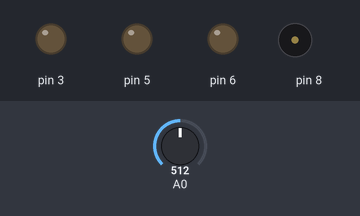
The sketch below on a simulated Arduino Uno, built with avr-gcc and run on an emulated ATmega328P. Shown: output pins drawn as LEDs (lit = HIGH), buzzer (waves = sounding). The inputs (shaded band) are chosen by the test bench; at power-on: A0 = 512.

Above: at 1.2 s.
1.3 s: A0 set to 529
At 2.2 s:
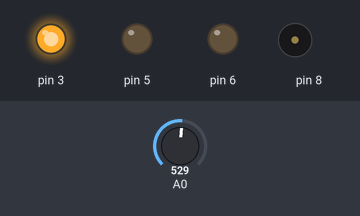
4.3 s: A0 set to 511
At 5.0 s:
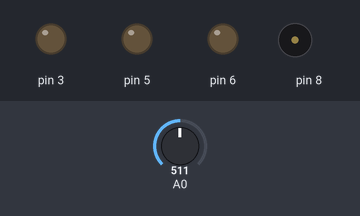
6.1 s: A0 set to 716
At 8.9 s:
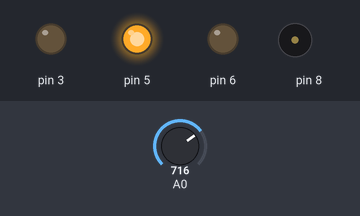
9.1 s: A0 set to 502
At 10.4 s:
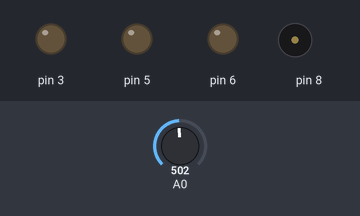
Timing chart, 0 to 11.8 s (numbered marks = the images above; inputs shaded):
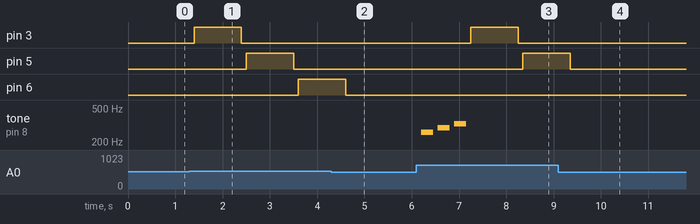

Measured:
- the behaviour switches between 512 and 513 on A0 (found by bisection; images 0 and 1)
- after the input at 1.3 s, pin 3: LOW → HIGH after 0.10 s, → LOW 1.0 s later; pin 5: LOW → HIGH after 1.2 s, → LOW 1.0 s later; pin 6: LOW → HIGH after 2.3 s
- after the input at 4.3 s, pin 3: stays LOW (without the input it goes to HIGH after 1.5 s); tone on pin 8: stops changing and stays silent
- after the input at 6.1 s, pin 3: LOW → HIGH after 1.2 s, → LOW 1.0 s later; pin 5: LOW → HIGH after 2.3 s; tone on pin 8: plays 261 Hz for 0.25 s, 293 Hz for 0.25 s, 329 Hz for 0.25 s, starting after 0.10 s
- after the input at 9.1 s, pin 3: stays LOW (without the input it goes to HIGH after 2.5 s); pin 6: stays LOW (without the input it goes to HIGH after 0.35 s); tone on pin 8: stops changing and stays silent

The sketch:

primerPrograma.ino
```cpp
/*
 Primer programa - Example code for the knockknockBox.
  Created by Antonio Gomez Garcia and Mª Dolores Nogueras Atance, january 8, 2022.
  Released into the public domain.
*/
int contador = 0;

void contar() {
  contador = contador + 1;
  if (contador == 1) {
    digitalWrite(3, HIGH);
    delay(1*1000);
    digitalWrite(3, LOW);
  }
  if (contador == 2) {
    digitalWrite(5, HIGH);
    delay(1*1000);
    digitalWrite(5, LOW);
  }
  if (contador == 3) {
    digitalWrite(6, HIGH);
    delay(1*1000);
    digitalWrite(6, LOW);
  }
  if (contador == 4) {
    tone(8,261,250);
    delay(250);
  }
  if (contador == 5) {
    tone(8,293,250);
    delay(250);
  }
  if (contador == 6) {
    tone(8,329,250);
    delay(250);
    contador = 0;
  }
}

void setup() {
  pinMode(3, OUTPUT);
  pinMode(5, OUTPUT);
  pinMode(6, OUTPUT);
  pinMode(8, OUTPUT);
}

void loop() {
  if (analogRead(A0) > 512) {
    delay(0.1*1000);
    contar();
  }
}
```
